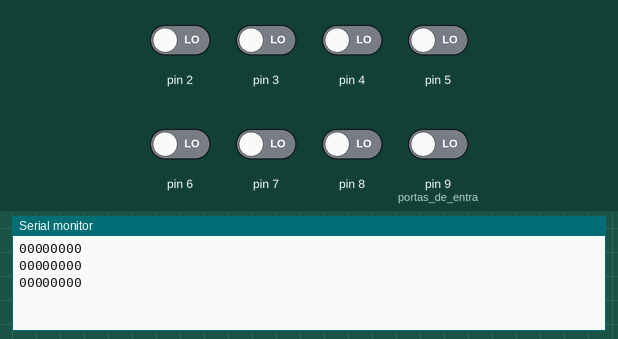
This sketch was run on a simulated Arduino Uno, built with avr-gcc and run on an emulated ATmega328P. On the bench: the last lines printed to the serial monitor. Inputs (shaded band) come from the test bench; at power-on: pin 2–8, pin 9 (portas_de_entra) LOW.

Above: at 2.8 s.
2.9 s: pin 2 driven HIGH
At 3.7 s:
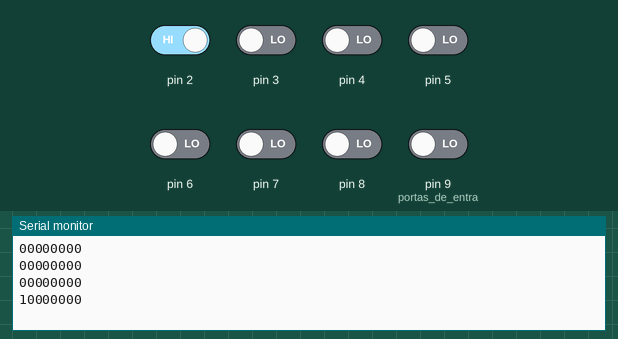
4.4 s: pin 3 driven HIGH
At 5.7 s:
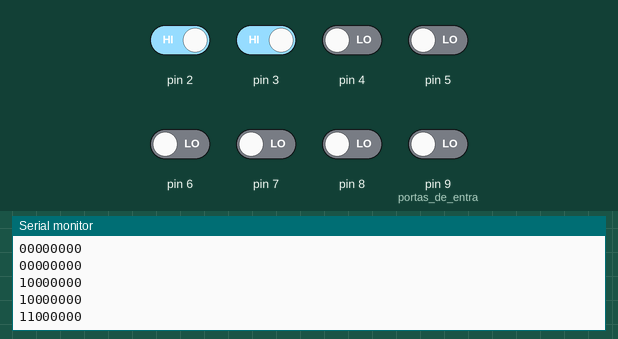
5.9 s: pin 4 driven HIGH
At 6.8 s:
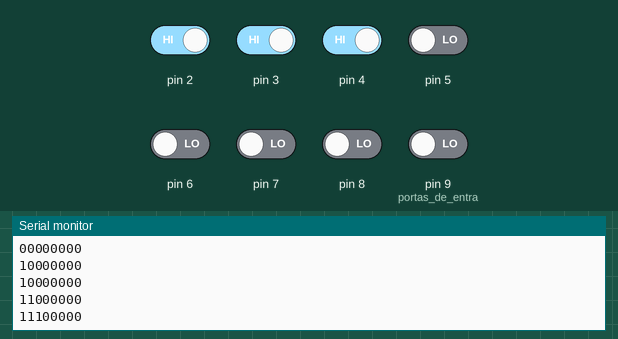
7.4 s: pin 5 driven HIGH
At 8.7 s:
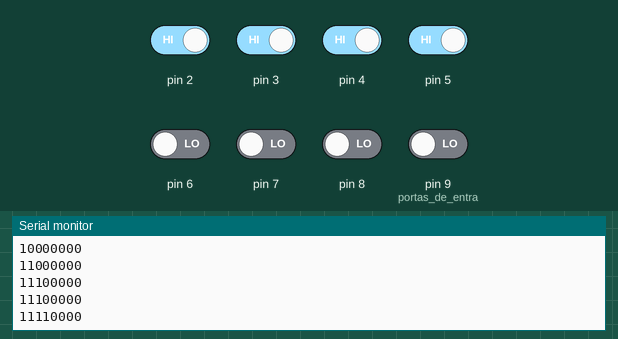
8.9 s: pin 6 driven HIGH
At 9.7 s:
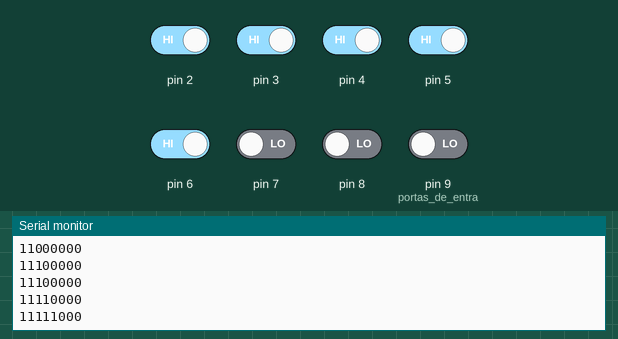
10.4 s: pin 7 driven HIGH
At 11.8 s:
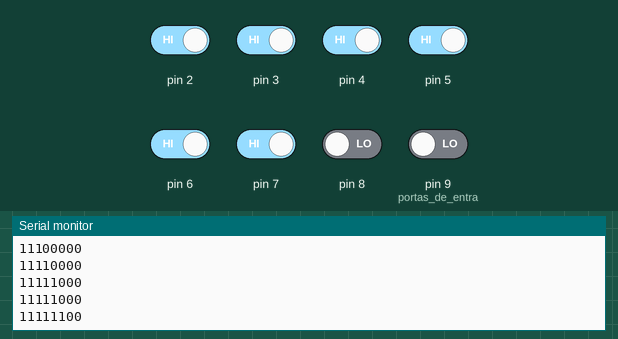
Timing chart, 0 to 12.9 s (numbered marks = the images above; inputs shaded):
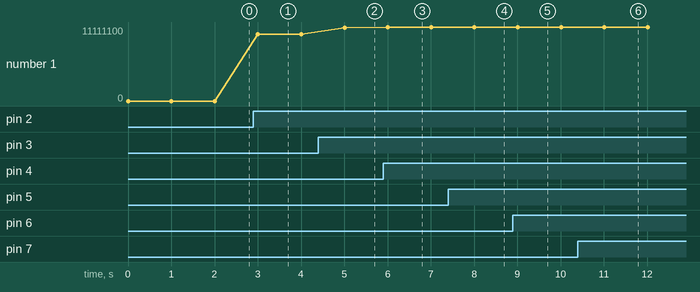

The sketch:

arduino.ino
```cpp
String d;
void setup() {
  pinMode(9, INPUT); // portas de entra
  pinMode(8, INPUT);
  pinMode(7, INPUT);
  pinMode(6, INPUT);
  pinMode(5, INPUT);
  pinMode(4, INPUT);
  pinMode(3, INPUT);
  pinMode(2, INPUT);
  Serial.begin(9600); // velocidade da porta serial
}

void loop() {
d = ""; // zera a string a cada loog
 for(int i=2; i<=9; i++){
  d =  String(d + digitalRead(i)); // contatenação da string
 }
Serial.println(d); // envia a string com os valores do ad pela serial
delay(1000); // espera 100 milisegundos por conta do delay
}
```

Measured:
- after the input at 2.9 s, the serial monitor: prints a new line after 0.10 s (image 1)
- after the input at 4.4 s, the serial monitor: prints a new line after 0.61 s (image 2)
- after the input at 5.9 s, the serial monitor: prints a new line after 0.11 s (image 3)
- after the input at 7.4 s, the serial monitor: prints a new line after 0.61 s (image 4)
- after the input at 8.9 s, the serial monitor: prints a new line after 0.11 s (image 5)
- after the input at 10.4 s, the serial monitor: prints a new line after 0.61 s (image 6)
- plotted number 1: 0 → 10000000 after the input at 2.9 s, 10000000 → 11000000 after the input at 4.4 s, 11000000 → 11100000 after the input at 5.9 s, 11100000 → 11110000 after the input at 7.4 s, 11110000 → 11111000 after the input at 8.9 s
